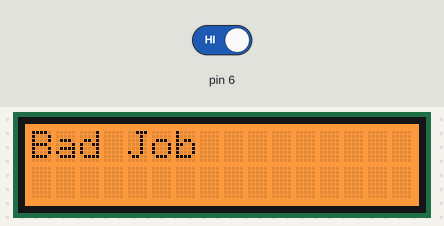
A sketch run on a simulated Arduino Uno, built with avr-gcc and run on an emulated ATmega328P. On the bench: 16×2 character LCD. Inputs (shaded band) come from the test bench; at power-on: pin 6 HIGH.

Above: at 1.2 s.
1.3 s: pin 6 driven LOW
At 2.7 s:
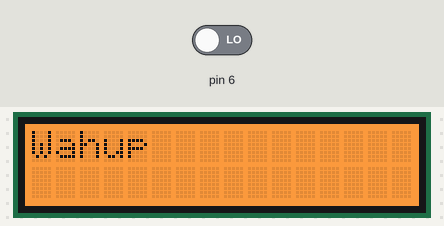
3.0 s: pin 6 driven HIGH
At 4.2 s:
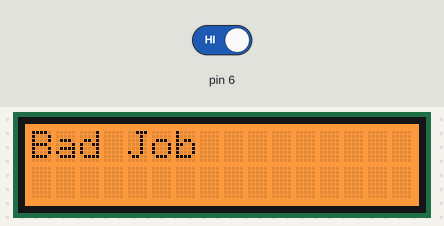
Timing chart, 0 to 6.0 s (numbered marks = the images above; inputs shaded):
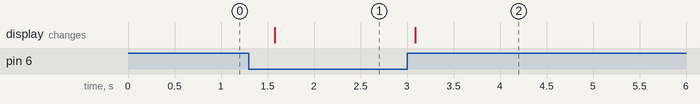

The sketch:

Code_Version_2.ino
```cpp
#include <Servo.h>
#include <Wire.h>
#include "rgb_lcd.h"

rgb_lcd lcd;

const int colorR = 255;
const int colorG = 125;
const int colorB = 0;
bool isBroken = false; // initial state of distance
bool switch1 = false;
bool switch2 = false;

void setup() {
  Serial.begin(9600);
  pinMode(6, INPUT);

  // set up the LCD's number of columns and rows:
  lcd.begin(16, 2);

  lcd.setRGB(colorR, colorG, colorB);
  lcd.print("Bad Job "); // initial message on startup
}

void loop() {
  while (1) {
    delay(500);
    if (digitalRead(6) == LOW) {
      if (!isBroken) { // check if distance was just broken
        lcd.clear(); // clear the display
        lcd.print("Wahup ");
        isBroken = true; // set distance state to broken
        switch1 = true;
        switch2 = false;
      }
    } else {
      if (isBroken) { // check if distance was just restored
        if (switch1)
        isBroken = false; // set distance state to not broken
        lcd.clear(); // clear the display
        lcd.print("Bad Job ");
        switch1 = false;
        switch2 = true;

      }
    }
  }
}
```

Measured:
- after the input at 1.3 s, the display: changes after 0.28 s (image 1)
- after the input at 3.0 s, the display: changes after 0.09 s (image 2)
